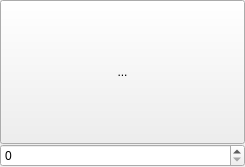
<?xml version="1.0" encoding="UTF-8"?>
<ui version="4.0">
 <class>ItemSlotView</class>
 <widget class="QWidget" name="ItemSlotView">
  <property name="enabled">
   <bool>true</bool>
  </property>
  <property name="geometry">
   <rect>
    <x>0</x>
    <y>0</y>
    <width>245</width>
    <height>167</height>
   </rect>
  </property>
  <property name="sizePolicy">
   <sizepolicy hsizetype="Preferred" vsizetype="Preferred">
    <horstretch>0</horstretch>
    <verstretch>0</verstretch>
   </sizepolicy>
  </property>
  <property name="windowTitle">
   <string>ItemSlotView</string>
  </property>
  <layout class="QGridLayout" name="gridLayout">
   <property name="leftMargin">
    <number>0</number>
   </property>
   <property name="topMargin">
    <number>0</number>
   </property>
   <property name="rightMargin">
    <number>0</number>
   </property>
   <property name="bottomMargin">
    <number>0</number>
   </property>
   <property name="spacing">
    <number>0</number>
   </property>
   <item row="0" column="0">
    <widget class="QToolButton" name="toolButton">
     <property name="sizePolicy">
      <sizepolicy hsizetype="Expanding" vsizetype="Expanding">
       <horstretch>0</horstretch>
       <verstretch>0</verstretch>
      </sizepolicy>
     </property>
     <property name="text">
      <string>...</string>
     </property>
    </widget>
   </item>
   <item row="1" column="0">
    <widget class="QSpinBox" name="spinBox"/>
   </item>
  </layout>
 </widget>
 <layoutdefault spacing="6" margin="11"/>
 <resources/>
 <connections>
  <connection>
   <sender>spinBox</sender>
   <signal>valueChanged(int)</signal>
   <receiver>ItemSlotView</receiver>
   <slot>AmountChanged(int)</slot>
   <hints>
    <hint type="sourcelabel">
     <x>122</x>
     <y>155</y>
    </hint>
    <hint type="destinationlabel">
     <x>122</x>
     <y>83</y>
    </hint>
   </hints>
  </connection>
 </connections>
 <slots>
  <slot>AmountChanged(int)</slot>
 </slots>
</ui>
